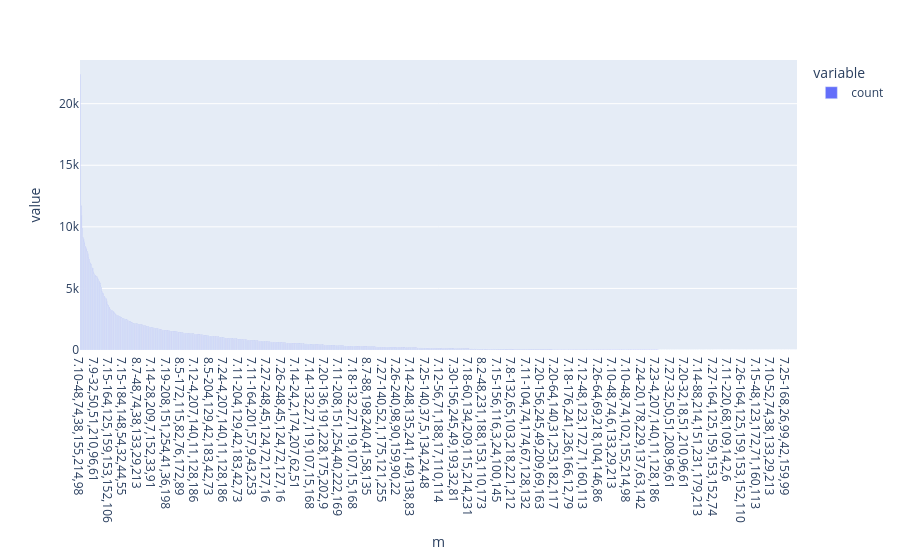

Source (notebook cell):
### Code cell
count_list = df.m.value_counts()
fig = px.bar(count_list)
fig.show()

### Figure 1 — Plotly figure (JSON) as saved in the notebook; plotly's stock layout.template omitted (floating-point values rounded to 4 significant figures; data arrays with more than 128 entries replaced by an {"elided": "..."} marker saying what was removed)
{"data": [{"alignmentgroup": "True", "hovertemplate": "variable=count<br>m=%{x}<br>value=%{y}<extra></extra>", "legendgroup": "count", "marker": {"color": "#636efa", "pattern": {"shape": ""}}, "name": "count", "offsetgroup": "count", "orientation": "v", "showlegend": true, "textposition": "auto", "type": "bar", "x": {"elided": "1743 str values"}, "xaxis": "x", "y": {"elided": "1743 int values"}, "yaxis": "y"}], "layout": {"barmode": "relative", "legend": {"title": {"text": "variable"}, "tracegroupgap": 0}, "margin": {"t": 60}, "xaxis": {"anchor": "y", "domain": [0, 1], "title": {"text": "m"}}, "yaxis": {"anchor": "x", "domain": [0, 1], "title": {"text": "value"}}}}
